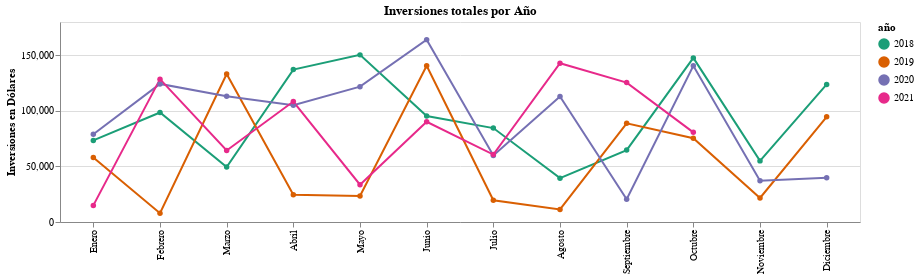

Notebook cell for this chart:
### Code cell
alt.Chart(data_melt_named_grouped).mark_line(point = True).encode(
    x = alt.X("mes:O", title="", sort=['Enero','Febrero','Marzo','Abril','Mayo','Junio','Julio','Agosto','Septiembre','Octubre','Noviembre','Diciembre']),
    y = alt.Y("inversion:Q", title='Inversiones en Dólares'),
    tooltip=[alt.Tooltip('inversion',title='Inversión',format='~s')],
    color=alt.Color('año:N', scale=alt.Scale(scheme='dark2')),
    opacity=alt.condition(multi_select, alt.value(1), alt.value(0.1))
).add_selection(
    multi_select
).properties(
    title="Inversiones totales por Año",
    width=800,
    height=200,
)

### Figure 1 — Vega-Lite specification as saved in the notebook (floating-point values rounded to 4 significant figures)
{"config": {"view": {"continuousWidth": 400, "continuousHeight": 300}}, "data": {"name": "data-9ff26dc22d1e9f182f679635e1ba5638"}, "mark": {"type": "line", "point": true}, "encoding": {"color": {"field": "año", "scale": {"scheme": "dark2"}, "type": "nominal"}, "opacity": {"condition": {"value": 1, "selection": "selector001"}, "value": 0.1}, "tooltip": [{"field": "inversion", "format": "~s", "title": "Inversión", "type": "quantitative"}], "x": {"field": "mes", "sort": ["Enero", "Febrero", "Marzo", "Abril", "Mayo", "Junio", "Julio", "Agosto", "Septiembre", "Octubre", "Noviembre", "Diciembre"], "title": "", "type": "ordinal"}, "y": {"field": "inversion", "title": "Inversiones en Dólares", "type": "quantitative"}}, "height": 200, "selection": {"selector001": {"type": "multi", "fields": ["año"], "bind": "legend"}}, "title": "Inversiones totales por Año", "width": 800, "$schema": "https://vega.github.io/schema/vega-lite/v4.17.0.json", "datasets": {"data-9ff26dc22d1e9f182f679635e1ba5638": [{"año": 2018, "mes": "Abril", "inversion": 137200.0}, {"año": 2018, "mes": "Agosto", "inversion": 39470.0}, {"año": 2018, "mes": "Diciembre", "inversion": 123800.0}, {"año": 2018, "mes": "Enero", "inversion": 73430.0}, {"año": 2018, "mes": "Febrero", "inversion": 98580.0}, {"año": 2018, "mes": "Julio", "inversion": 84530.0}, {"año": 2018, "mes": "Junio", "inversion": 95310.0}, {"año": 2018, "mes": "Marzo", "inversion": 49440.0}, {"año": 2018, "mes": "Mayo", "inversion": 150400.0}, {"año": 2018, "mes": "Noviembre", "inversion": 55000.0}, {"año": 2018, "mes": "Octubre", "inversion": 147700.0}, {"año": 2018, "mes": "Septiembre", "inversion": 64730.0}, {"año": 2019, "mes": "Abril", "inversion": 24520.0}, {"año": 2019, "mes": "Agosto", "inversion": 11330.0}, {"año": 2019, "mes": "Diciembre", "inversion": 94640.0}, {"año": 2019, "mes": "Enero", "inversion": 58080.0}, {"año": 2019, "mes": "Febrero", "inversion": 7941.0}, {"año": 2019, "mes": "Julio", "inversion": 19570.0}, {"año": 2019, "mes": "Junio", "inversion": 140600.0}, {"año": 2019, "mes": "Marzo", "inversion": 133200.0}, {"año": 2019, "mes": "Mayo", "inversion": 23340.0}, {"año": 2019, "mes": "Noviembre", "inversion": 21640.0}, {"año": 2019, "mes": "Octubre", "inversion": 75340.0}, {"año": 2019, "mes": "Septiembre", "inversion": 88850.0}, {"año": 2020, "mes": "Abril", "inversion": 105100.0}, {"año": 2020, "mes": "Agosto", "inversion": 113000.0}, {"año": 2020, "mes": "Diciembre", "inversion": 39890.0}, {"año": 2020, "mes": "Enero", "inversion": 78940.0}, {"año": 2020, "mes": "Febrero", "inversion": 124300.0}, {"año": 2020, "mes": "Julio", "inversion": 59800.0}, {"año": 2020, "mes": "Junio", "inversion": 164100.0}, {"año": 2020, "mes": "Marzo", "inversion": 113100.0}, {"año": 2020, "mes": "Mayo", "inversion": 121800.0}, {"año": 2020, "mes": "Noviembre", "inversion": 37110.0}, {"año": 2020, "mes": "Octubre", "inversion": 140600.0}, {"año": 2020, "mes": "Septiembre", "inversion": 20460.0}, {"año": 2021, "mes": "Abril", "inversion": 108400.0}, {"año": 2021, "mes": "Agosto", "inversion": 142900.0}, {"año": 2021, "mes": "Enero", "inversion": 14950.0}, {"año": 2021, "mes": "Febrero", "inversion": 128600.0}, {"año": 2021, "mes": "Julio", "inversion": 60660.0}, {"año": 2021, "mes": "Junio", "inversion": 90230.0}, {"año": 2021, "mes": "Marzo", "inversion": 64340.0}, {"año": 2021, "mes": "Mayo", "inversion": 33570.0}, {"año": 2021, "mes": "Octubre", "inversion": 80690.0}, {"año": 2021, "mes": "Septiembre", "inversion": 125500.0}]}}
